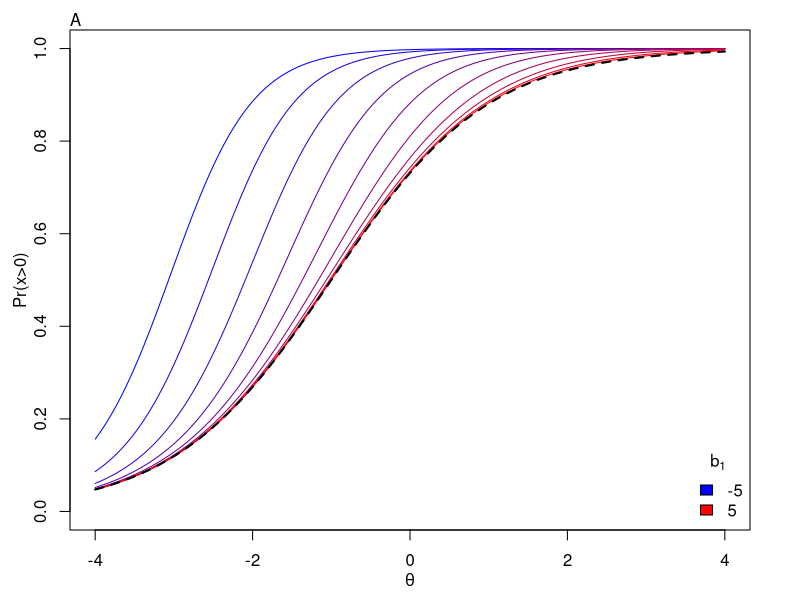

The R script that drew this image:
pdf("~/Dropbox/Apps/Overleaf/grm_adjacent/curves2.pdf",width=3.5,height=3)
#par(mfrow=c(1,3),mgp=c(2,1,0),mar=c(3,3,1,2),oma=rep(.5,4))
par(mgp=c(2,1,0),mar=c(3,3,1,2),oma=rep(.5,4))

f<-function(b,a=1) {
    th<-seq(-4,4,length.out=1000)
    K<-length(b)+1
    psi<-list()
    psi[[1]]<-rep(1,length(th))
    for (k in 1:(K-1)) {
        kern<-k*th-sum(b[1:k])
        psi[[k+1]]<-exp(a*kern)
    }
    psi<-do.call("cbind",psi)
    den<-rowSums(psi)
    p<-psi/den
    cbind(th,p)
}

plot(NULL,xlim=c(-4,4),ylim=0:1,xlab=expression(theta),ylab='Pr(x>0)')
b1<--1
b2seq<-seq(-5,5,length.out=10)
cols<-colorRampPalette(c("blue", "red"))( length(b2seq))
for (i in 1:length(b2seq)) {
    col<-cols[i]
    p<-f(c(b1,b2seq[i]))
    lines(p[,1],p[,3]+p[,4],col=col)
}
legend("bottomright",bty='n',fill=cols[c(1,length(cols))],legend=b2seq[c(1,length(b2seq))],title=expression(b[1]))
mtext(side=3,line=0,adj=0,'A')

bb<- -1
invlogit<-function(th,bb) 1/(1+exp(-1*(th-bb)))
lines(p[,1],invlogit(p[,1],bb),col='black',lwd=2,lty=2)
dev.off()
